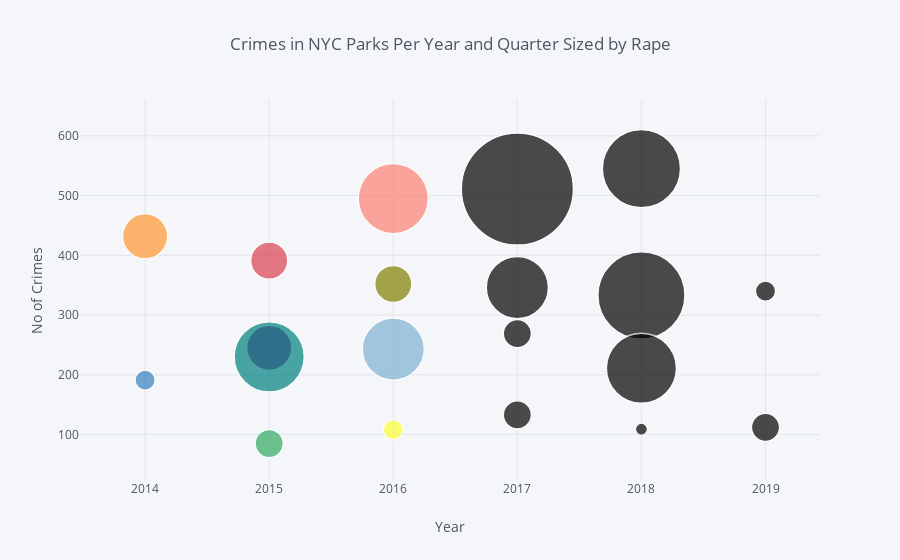

Source (notebook cell):
### Code cell
#Bubble plot sized by Rape
by_quarter.iplot(kind='bubble',x='YEAR',y='TOTAL',size='RAPE',xTitle='Year',yTitle='No of Crimes',title='Crimes in NYC Parks Per Year and Quarter Sized by Rape',  nticks = 7)

### Figure 1 — Plotly figure (JSON) as saved in the notebook; plotly's stock layout.template omitted (floating-point values rounded to 4 significant figures)
{"data": [{"marker": {"color": ["rgb(255, 153, 51)", "rgb(55, 128, 191)", "rgb(50, 171, 96)", "rgb(128, 0, 128)", "rgb(219, 64, 82)", "rgb(0, 128, 128)", "rgb(255, 255, 51)", "rgb(128, 128, 0)", "rgb(251, 128, 114)", "rgb(128, 177, 211)"], "line": {"width": 1.3}, "size": [45, 20, 28, 45, 37, 70, 20, 37, 70, 62, 28, 62, 112, 28, 12, 87, 78, 70, 28, 20], "symbol": "circle"}, "mode": "markers", "text": "", "type": "scatter", "uid": "8e6c6ad4-6330-4693-90d3-8202fb6f92ee", "x": [2014, 2014, 2015, 2015, 2015, 2015, 2016, 2016, 2016, 2016, 2017, 2017, 2017, 2017, 2018, 2018, 2018, 2018, 2019, 2019], "y": [432, 191, 85, 245, 391, 230, 108, 352, 495, 243, 133, 346, 511, 269, 109, 333, 545, 211, 112, 340]}], "layout": {"legend": {"bgcolor": "#F5F6F9", "font": {"color": "#4D5663"}}, "paper_bgcolor": "#F5F6F9", "plot_bgcolor": "#F5F6F9", "title": {"font": {"color": "#4D5663"}, "text": "Crimes in NYC Parks Per Year and Quarter Sized by Rape"}, "xaxis": {"gridcolor": "#E1E5ED", "nticks": 7, "showgrid": true, "tickfont": {"color": "#4D5663"}, "title": {"font": {"color": "#4D5663"}, "text": "Year"}, "zerolinecolor": "#E1E5ED"}, "yaxis": {"gridcolor": "#E1E5ED", "nticks": 7, "showgrid": true, "tickfont": {"color": "#4D5663"}, "title": {"font": {"color": "#4D5663"}, "text": "No of Crimes"}, "zerolinecolor": "#E1E5ED"}}}
